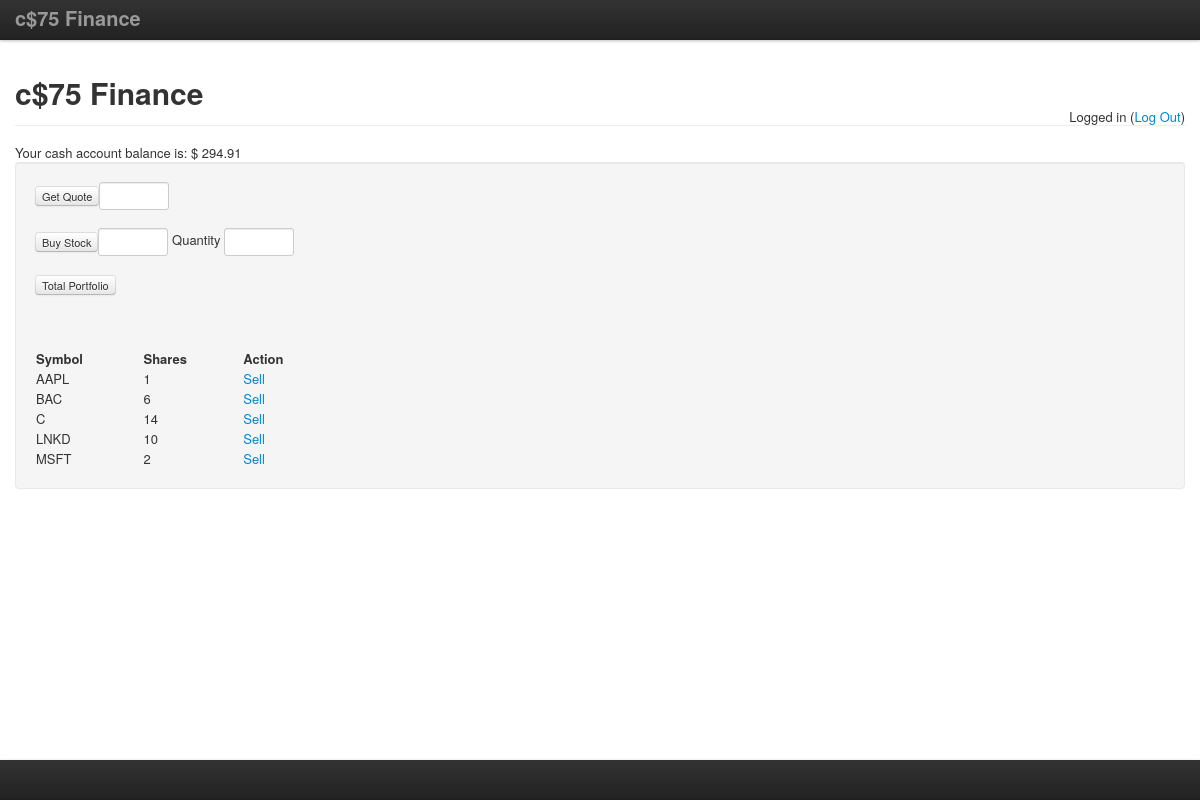
The page / (signed in) on the database its author committed.
### tables this page shows
CREATE TABLE `users` (
  `id` int(11) NOT NULL AUTO_INCREMENT,
  `email` varchar(32) NOT NULL,
  `passwordhash` varchar(40) NOT NULL,
  `balance` decimal(10,2) NOT NULL DEFAULT '10000.00',
  PRIMARY KEY (`id`),
  UNIQUE KEY `email` (`email`)
);

CREATE TABLE `stocks` (
  `id` int(11) NOT NULL,
  `symbol` varchar(5) NOT NULL,
  `shares` int(11) NOT NULL,
  UNIQUE KEY `id_2` (`id`,`symbol`),
  KEY `id` (`id`),
  KEY `symbol` (`symbol`)
);

### html/index.php (called while the page is built, shortened)
<?php
$host = $_SERVER["HTTP_HOST"];
$path = rtrim(dirname($_SERVER["PHP_SELF"]), "/\\");
require(C . "controller.php");
?>

### application/model/model.php (the view, shortened to what this page needs)
<?php
function connectDb ()
{
    try
    {
        return $pdo = new PDO(DSN, DB_USER, DB_PASS);
    }
    catch(PDOException $e)
    {
        echo $e->getMessage();
    }
}
function getBalance()
{
        $userId = mysql_escape_string($_SESSION['userId']);
        $pdo = connectDb();
        $query = sprintf("SELECT balance FROM users WHERE id='%s'"
        														,$userId);
        $stmt = $pdo->query($query);
        if ($stmt)
        {
            $row = $stmt->fetch();
            if (isset($row[0]))
                $balance = $row[0];
        }
        return $balance;
}
function displayStocks()
{
		global $renderView;
        $userId = mysql_escape_string($_SESSION['userId']);
        $pdo = connectDb();
        $query = sprintf("SELECT symbol,shares FROM stocks WHERE id='%s'"
        														,$userId);
        $stmt = $pdo->query($query);
        if($stmt->rowCount() > 0 )
        {
        	$renderView .= "<table style=\"width: 300px;\">";
        	$renderView .= "<tr style=\"text-align: left;\"><th>Symbol</th><th>Shares</th><th>Action</th>";
        	$renderView.="</tr>";
            foreach ($stmt as $row)
            {
            	$renderView .= "<tr><td>".$row['symbol']."</td><td>".$row['shares']."</td>";
            	$renderView .= "<td><a href=\"index.php?action=sell&amp;symbol=" . $row['symbol']. "\">Sell</a>";
            	$renderView .= "</tr>";
            }
            $renderView .= "</table>";
        }
        else
        {
	        $renderView .= "Your portfolio is currently empty";
        }
}
function displayMenu ()
{
	global $buyStockResult;
	global $sellStockResult;
	$renderView = "<form class=\"form-inline\" name=\"submitForm\" method=\"GET\" action=\"index.php\">";
	$renderView .= "<input class=\"btn btn-mini\" type=\"submit\" value=\"Get Quote\">";
	$renderView .= "<input type=\"hidden\" name=\"action\" value=\"getQuote\">";
    $renderView .= "<input type=\"text\" class=\"span1\" name=\"symbol\" />";
    $renderView .= "</form>";
    $renderView .= "<script type=\"text/javascript\">";
    $renderView .= "document.forms['submitForm'].elements['symbol'].focus();";
    $renderView .= "</script>";
    $renderView .= "<script type=\"text/javascript\">";
    $renderView .= "function isPositiveWholeNumber(quantity)";
   	$renderView .= "{";
	$renderView .= "var regex = /^\d+$/;";
	$renderView .= "return regex.test(quantity.value);";
	$renderView .= "}";
	$renderView .= "</script>";
	$renderView .= "<form onsubmit=\"return isPositiveWholeNumber(quantity)\" class=\"form-inline\" name=\"submitForm\" method=\"GET\" action=\"index.php\">";
    $renderView .= "<input class=\"btn btn-mini\" type=\"submit\" value=\"Buy Stock\">";
	$renderView .= "<input type=\"hidden\" name=\"action\" value=\"buy\">";
	$renderView .= "<input type=\"text\" class=\"span1\" name=\"symbol\" />";
	$renderView .= "&nbsp;";
	$renderView .= "Quantity  <input type=\"text\" class=\"span1\" id=\"quantity\" name=\"quantity\" />";
	$renderView .= $buyStockResult;
	$renderView .= $sellStockResult;
	$renderView .= "<br />";
    $renderView .= "</form>";
    $renderView .= "<form class=\"form-inline\" name=\"submitForm\" method=\"GET\" action=\"index.php\">";
    $renderView .= "<input class=\"btn btn-mini\" type=\"submit\" value=\"Total Portfolio\">";
	$renderView .= "<input type=\"hidden\" name=\"action\" value=\"portfolioTotal\">";
	$renderView .= "<br />";
    $renderView .= "</form>";
	$renderView .= "<br /><br />";
}
?>

### application/controller/controller.php (shortened to what this page needs)
<?php
include(M . "model.php");
$pageTitle = "c$75 Finance";
if(!(isset($_SESSION['authenticated'])))
{
	$loginStatus = "Not logged in";
    if ((isset($_POST['email'])) && (isset($_POST['password'])))
    {
    	if ( isset($_POST['register']))
    	{
    		if (!(validEmail($_POST['email'])))
    		{
	    		echo "Your email is not valid<br />";
    		}
    		elseif (!(validPass($_POST['password'])))
    		{
    			echo "Your password is not valid.  Must be at least 6 characters<br />";
    			echo "and contain at least 1 number and 1 letter.<br />";
    		}
    		else
    		{
	    		addUser($_POST['email'], $_POST['password']);
	    		echo "Username Added!!<br />";
	    	}
    	}
    	else
    	{
    	    $userId = loginUser($_POST['email'], $_POST['password']);
    	    if( $userId > 0 )
    	    {
    	    	$_SESSION['authenticated']=true;
    	    	$_SESSION['userId']=$userId;
    	    	header("Location: http://$host$path/index.php");
    	    } else
    	    {
    		    $statusMessage = "You have failed authentication<br />";
    	    }
    	}
    }
	loginForm();
}
else
{
	$loginStatus = "Logged in (<a href=\"http://$host$path/index.php?action=logout\">Log Out</a>)";
	$balance = getBalance();
	$displayBalance = "Your cash account balance is: $ $balance";
    displayMenu();
    displayStocks();
}
include(V . "view.php");
?>

### application/view/view.php
<!DOCTYPE html>
<html lang="en">
<head>
	<?php include('header-content.php'); ?>
</head>
<body>
<?php include('top-bar.php');
      include('content.php');
      include('bottom-bar.php'); ?>
</body>
</html>

### application/view/header-content.php (shortened to what this page needs)
<link rel='stylesheet' type='text/css' href='/bootstrap/css/bootstrap.min.css'/>
<link rel='stylesheet' type='text/css' href='/bootstrap/css/bootstrap-responsive.css'/>

### application/view/top-bar.php
<div class='navbar navbar-fixed-top'>
   <div class='navbar-inner'>
     <div class='container'>
       <a class='brand' href='index.php'><strong>c$75 Finance</strong></a>
     </div>
   </div>
 </div>

### application/view/content.php (shortened to what this page needs)
<div class='container'>
     		<div class='page-header'>
      		<?php echo "<h1>$pageTitle</h1>"; ?>
      		<div class='pull-right'>
       		<?php echo "$loginStatus"; ?>
       	</div>
      	</div>
      	<div class='pull-left'>
      		<?php echo "$displayBalance"; ?>
    </div>
    <br />
	<div class='well'>
		<?php echo $renderView; ?>
	</div>
     	</div>

### application/view/bottom-bar.php (shortened to what this page needs)
<div class='navbar navbar-fixed-bottom'>
   <div class='navbar-inner'>
   </div>
 </div>

### application/view/header-content.php (style rules this page uses)
body { padding-top: 60px; padding-bottom: 40px; }

### rows shown on the page
users: balance "Your cash account balance is: $ 294.91"
stocks: symbol "AAPL", shares "1"
stocks: symbol "BAC", shares "6"
stocks: symbol "C", shares "14"
stocks: symbol "LNKD", shares "10"
stocks: symbol "MSFT", shares "2"

### other values the page prints
$pageTitle "c$75 Finance"
